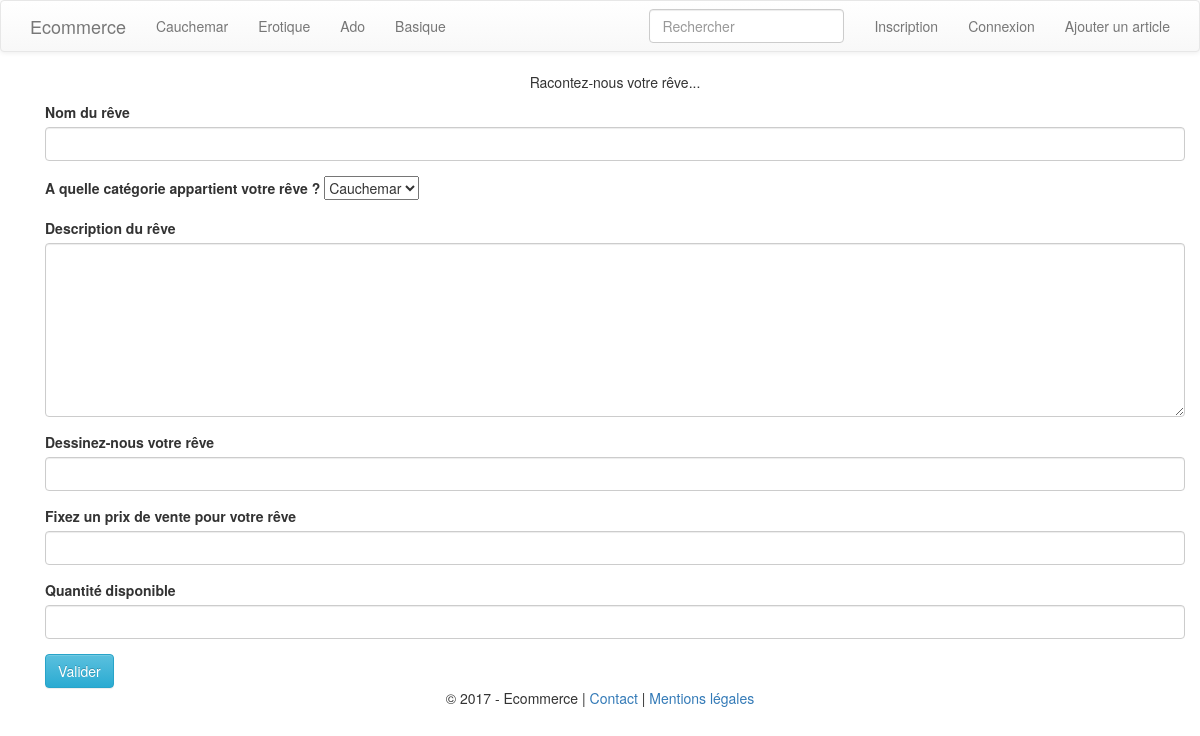
The page /?page=additem on the database its author committed.
### tables this page shows
CREATE TABLE `category` (
  `id_category` int(11) NOT NULL,
  `category` varchar(255) NOT NULL
);

### function/model.php (called while the page is built, shortened)
<?php
function getCategories() {
    global $bdd;
    $query = $bdd->query("SELECT * FROM category");
    return $query->fetchAll(PDO::FETCH_OBJ);
}

### pages/additem.php (the view, shortened to what this page needs)
<div class="container text-center">
    <p>Racontez-nous votre rêve...</p>
</div>
<div class="container">
    <form method="POST">
        <div class="form-group">
            <label for="name" class="control-label">Nom du rêve</label>
            <input type="text" name="name" value="" class="form-control">
        </div>
        <div class="form-group">
            <label for="category" class="control-label">A quelle catégorie appartient votre rêve ?</label>
            <select name="category" id="category">
                <?php foreach (getCategories() as $category) {
                    echo "<option value=".$category->id_category.">".$category->category."</option>";
                } ?>
            </select>
        </div>
        <div class="form-group">
            <label for="description" class="control-label">Description du rêve</label>
            <textarea name="description" rows="8" cols="80" class="form-control"></textarea>
        </div>
        <div class="form-group">
            <label for="image" class="control-label">Dessinez-nous votre rêve</label>
            <input type="text" class="form-control" id="image" name="image">
        </div>
        <div class="form-group">
            <label for="price" class="control-label">Fixez un prix de vente pour votre rêve</label>
            <input type="text" class="form-control" id="price" name="price">
        </div>
        <div class="form-group">
            <label for="quantity" class="control-label">Quantité disponible</label>
            <input type="text" class="form-control" id="quantity" name="quantity">
        </div>
        <button type="submit" class="btn btn-info">Valider</button>
    </form>
</div>

### pages/header.php (shortened to what this page needs)
<!DOCTYPE html>
<html>
    <head>
        <link rel="stylesheet" href="https://maxcdn.bootstrapcdn.com/bootstrap/3.3.7/css/bootstrap.min.css">
        <link rel="stylesheet" href="https://maxcdn.bootstrapcdn.com/bootstrap/3.3.7/css/bootstrap-theme.min.css">
        <link rel="stylesheet" src="css/style.css">
    </head>
    <body>
        <header class="main-header">
            <nav class="navbar navbar-default">
              <div class="container">
                <div class="navbar-header">
                  <a class="navbar-brand" href="?page=home">Ecommerce</a>
                </div>
                <div>
                  <ul class="nav navbar-nav">
                  <?php foreach(getCategories() as $category): ?>
                      <li><a href="?category=<?php echo $category->id_category; ?>"><?php echo $category->category; ?></a></li>
                  <?php endforeach; ?>
                  </ul>
                  <ul class="nav navbar-nav navbar-right">
                    <li><a href="?page=inscription">Inscription</a></li>
                    <li><a href="?page=31">Connexion</a></li>
                    <li><a href="?page=additem">Ajouter un article</a></li>
                  </ul>
                  <form  action="?page=99" class="navbar-form navbar-right">
                    <div class="form-group">
                      <input type="text" id="search" class="form-control" placeholder="Rechercher">
                    </div>
                  </form>
                </div>
              </div>
            </nav>
        </header>
        <div class="main-content">
            <div class="container">

### rows shown on the page
category: category "Cauchemar"
category: category "Erotique"
category: category "Ado"
category: category "Basique"

### other values the page prints
form field category "Cauchemar"
